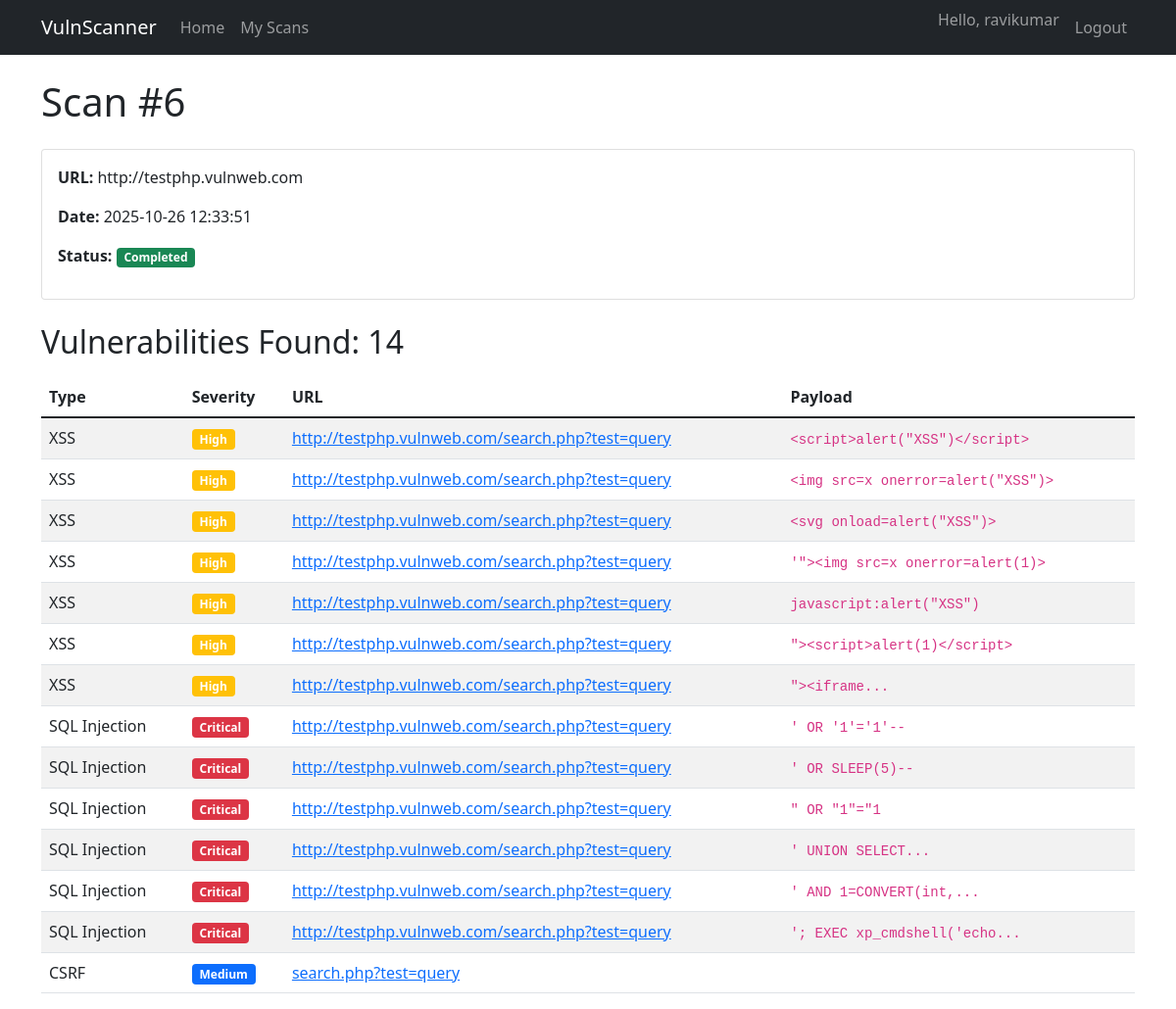
The app's page /scan/6 (signed in) with its own data.
### app/models.py (models this page shows)
class User(db.Model, UserMixin):
    id = db.Column(db.Integer, primary_key=True)
    username = db.Column(db.String(64), unique=True, nullable=False)
    password = db.Column(db.String(128), nullable=False)
    scans = db.relationship('Scan', backref='user', lazy=True)

class Scan(db.Model):
    id = db.Column(db.Integer, primary_key=True)
    target_url = db.Column(db.String(500), nullable=False)
    date = db.Column(db.DateTime, nullable=False, default=datetime.utcnow)
    user_id = db.Column(db.Integer, db.ForeignKey('user.id'), nullable=False)
    status = db.Column(db.String(20), default='Pending')  # Pending, Running, Completed, Failed
    vulnerabilities = db.relationship('Vulnerability', backref='scan', lazy=True)

class Vulnerability(db.Model):
    id = db.Column(db.Integer, primary_key=True)
    type = db.Column(db.String(50), nullable=False)
    url = db.Column(db.String(500), nullable=False)
    payload = db.Column(db.String(500))
    severity = db.Column(db.String(20), nullable=False)
    scan_id = db.Column(db.Integer, db.ForeignKey('scan.id'), nullable=False)

### app/views.py (the view)
@main.route('/scan/<int:scan_id>')
@login_required
def scan_detail(scan_id):
    scan = Scan.query.get_or_404(scan_id)
    if scan.user_id != current_user.id:
        flash('You do not have permission to view this scan')
        return redirect(url_for('main.scans'))
    return render_template('scan_detail.html', scan=scan)

### app/__init__.py (called while the page is built)
def create_app():
    app = Flask(__name__)
    app.config.from_object(Config)
    db.init_app(app)
    login_manager.init_app(app)
    login_manager.login_view = 'auth.login'  # Redirect to login if not authenticated
    from app.models import User
    @login_manager.user_loader
    def load_user(user_id):
        return User.query.get(int(user_id))  # Returns User object or None
    from .views import main as main_blueprint
    app.register_blueprint(main_blueprint)
    from .auth import auth as auth_blueprint
    app.register_blueprint(auth_blueprint, url_prefix='/auth')
    return app

### app/templates/scan_detail.html (shortened to what this page needs)
{% extends "base.html" %}
{% block content %}
<div class="row">
    <div class="col-12">
        <h1 class="mb-4">Scan #{{ scan.id }}</h1>
        <div class="card mb-4">
            <div class="card-body">
                <p><strong>URL:</strong> {{ scan.target_url }}</p>
                <p><strong>Date:</strong> {{ scan.date.strftime('%Y-%m-%d %H:%M:%S') }}</p>
                <p><strong>Status:</strong>
                    {% if scan.status == 'Completed' %}
                    <span class="badge bg-success">Completed</span>
                    {% elif scan.status == 'Running' %}
                    <span class="badge bg-warning">Running</span>
                    {% elif scan.status.startswith('Failed') %}
                    <span class="badge bg-danger">Failed: {{ scan.status[7:] }}</span>
                    {% else %}
                    <span class="badge bg-secondary">Pending</span>
                    {% endif %}
                </p>
            </div>
        </div>
        {% if scan.vulnerabilities %}
        <h2 class="mb-3">Vulnerabilities Found: {{ scan.vulnerabilities|length }}</h2>
        <div class="table-responsive">
            <table class="table table-striped">
                <thead>
                    <tr>
                        <th>Type</th>
                        <th>Severity</th>
                        <th>URL</th>
                        <th>Payload</th>
                    </tr>
                </thead>
                <tbody>
                    {% for vuln in scan.vulnerabilities %}
                    <tr>
                        <td>{{ vuln.type }}</td>
                        <td>
                            {% if vuln.severity == 'Critical' %}
                            <span class="badge bg-danger">Critical</span>
                            {% elif vuln.severity == 'High' %}
                            <span class="badge bg-warning">High</span>
                            {% elif vuln.severity == 'Medium' %}
                            <span class="badge bg-primary">Medium</span>
                            {% else %}
                            <span class="badge bg-secondary">Low</span>
                            {% endif %}
                        </td>
                        <td><a href="{{ vuln.url }}" target="_blank">{{ vuln.url|truncate(50) }}</a></td>
                        <td><code>{{ (vuln.payload or '')|truncate(30) }}</code></td>
                    </tr>
                    {% endfor %}
                </tbody>
            </table>
        </div>
        {% else %}
        <div class="alert alert-success">
            No vulnerabilities found in this scan.
        </div>
        {% endif %}
    </div>
</div>
{% endblock %}

### app/templates/base.html (shortened to what this page needs)
<!DOCTYPE html>
<html lang="en">
<head>
    <link href="https://cdn.jsdelivr.net/npm/bootstrap@5.1.3/dist/css/bootstrap.min.css" rel="stylesheet">
    <link rel="stylesheet" href="{{ url_for('static', filename='css/style.css') }}">
</head>
<body>
    <nav class="navbar navbar-expand-lg navbar-dark bg-dark">
        <div class="container">
            <a class="navbar-brand" href="/">VulnScanner</a>
            <div class="collapse navbar-collapse" id="navbarNav">
                <ul class="navbar-nav me-auto">
                    <li class="nav-item">
                        <a class="nav-link" href="/">Home</a>
                    </li>
                    <li class="nav-item">
                        <a class="nav-link" href="/scans">My Scans</a>
                    </li>
                </ul>
                <ul class="navbar-nav">
                    {% if current_user.is_authenticated %}
                    <li class="nav-item">
                        <span class="navbar-text me-2">Hello, {{ current_user.username }}</span>
                    </li>
                    <li class="nav-item">
                        <a class="nav-link" href="/logout">Logout</a>
                    </li>
                    {% endif %}
                </ul>
            </div>
        </div>
    </nav>
    <div class="container mt-4">
        {% block content %}{% endblock %}
    </div>
</body>
</html>

### records on screen
User: username "ravikumar"
Scan: id "6", target_url "http://testphp.vulnweb.com", date "2025-10-26 12:33:51"
Vulnerability: type "XSS", severity "High", url "http://testphp.vulnweb.com/search.php?test=query", payload "<script>alert(\"XSS\")</script>"
Vulnerability: type "XSS", severity "High", url "http://testphp.vulnweb.com/search.php?test=query", payload "<img src=x onerror=alert(\"XSS\")>"
Vulnerability: type "XSS", severity "High", url "http://testphp.vulnweb.com/search.php?test=query", payload "<svg onload=alert(\"XSS\")>"
Vulnerability: type "XSS", severity "High", url "http://testphp.vulnweb.com/search.php?test=query", payload "'\"><img src=x onerror=alert(1)>"
Vulnerability: type "XSS", severity "High", url "http://testphp.vulnweb.com/search.php?test=query", payload "javascript:alert(\"XSS\")"
Vulnerability: type "XSS", severity "High", url "http://testphp.vulnweb.com/search.php?test=query", payload "\"><script>alert(1)</script>"
Vulnerability: type "XSS", severity "High", url "http://testphp.vulnweb.com/search.php?test=query", payload "\"><iframe..."
Vulnerability: type "SQL Injection", severity "Critical", url "http://testphp.vulnweb.com/search.php?test=query", payload "' OR '1'='1'--"
Vulnerability: type "SQL Injection", severity "Critical", url "http://testphp.vulnweb.com/search.php?test=query", payload "' OR SLEEP(5)--"
Vulnerability: type "SQL Injection", severity "Critical", url "http://testphp.vulnweb.com/search.php?test=query", payload "\" OR \"1\"=\"1"
Vulnerability: type "SQL Injection", severity "Critical", url "http://testphp.vulnweb.com/search.php?test=query", payload "' UNION SELECT..."
Vulnerability: type "SQL Injection", severity "Critical", url "http://testphp.vulnweb.com/search.php?test=query", payload "' AND 1=CONVERT(int,..."
Vulnerability: type "SQL Injection", severity "Critical", url "http://testphp.vulnweb.com/search.php?test=query", payload "'; EXEC xp_cmdshell('echo..."
Vulnerability: type "CSRF", severity "Medium", url "search.php?test=query"

### other values on screen
{{ scan.vulnerabilities|length }} "14"
